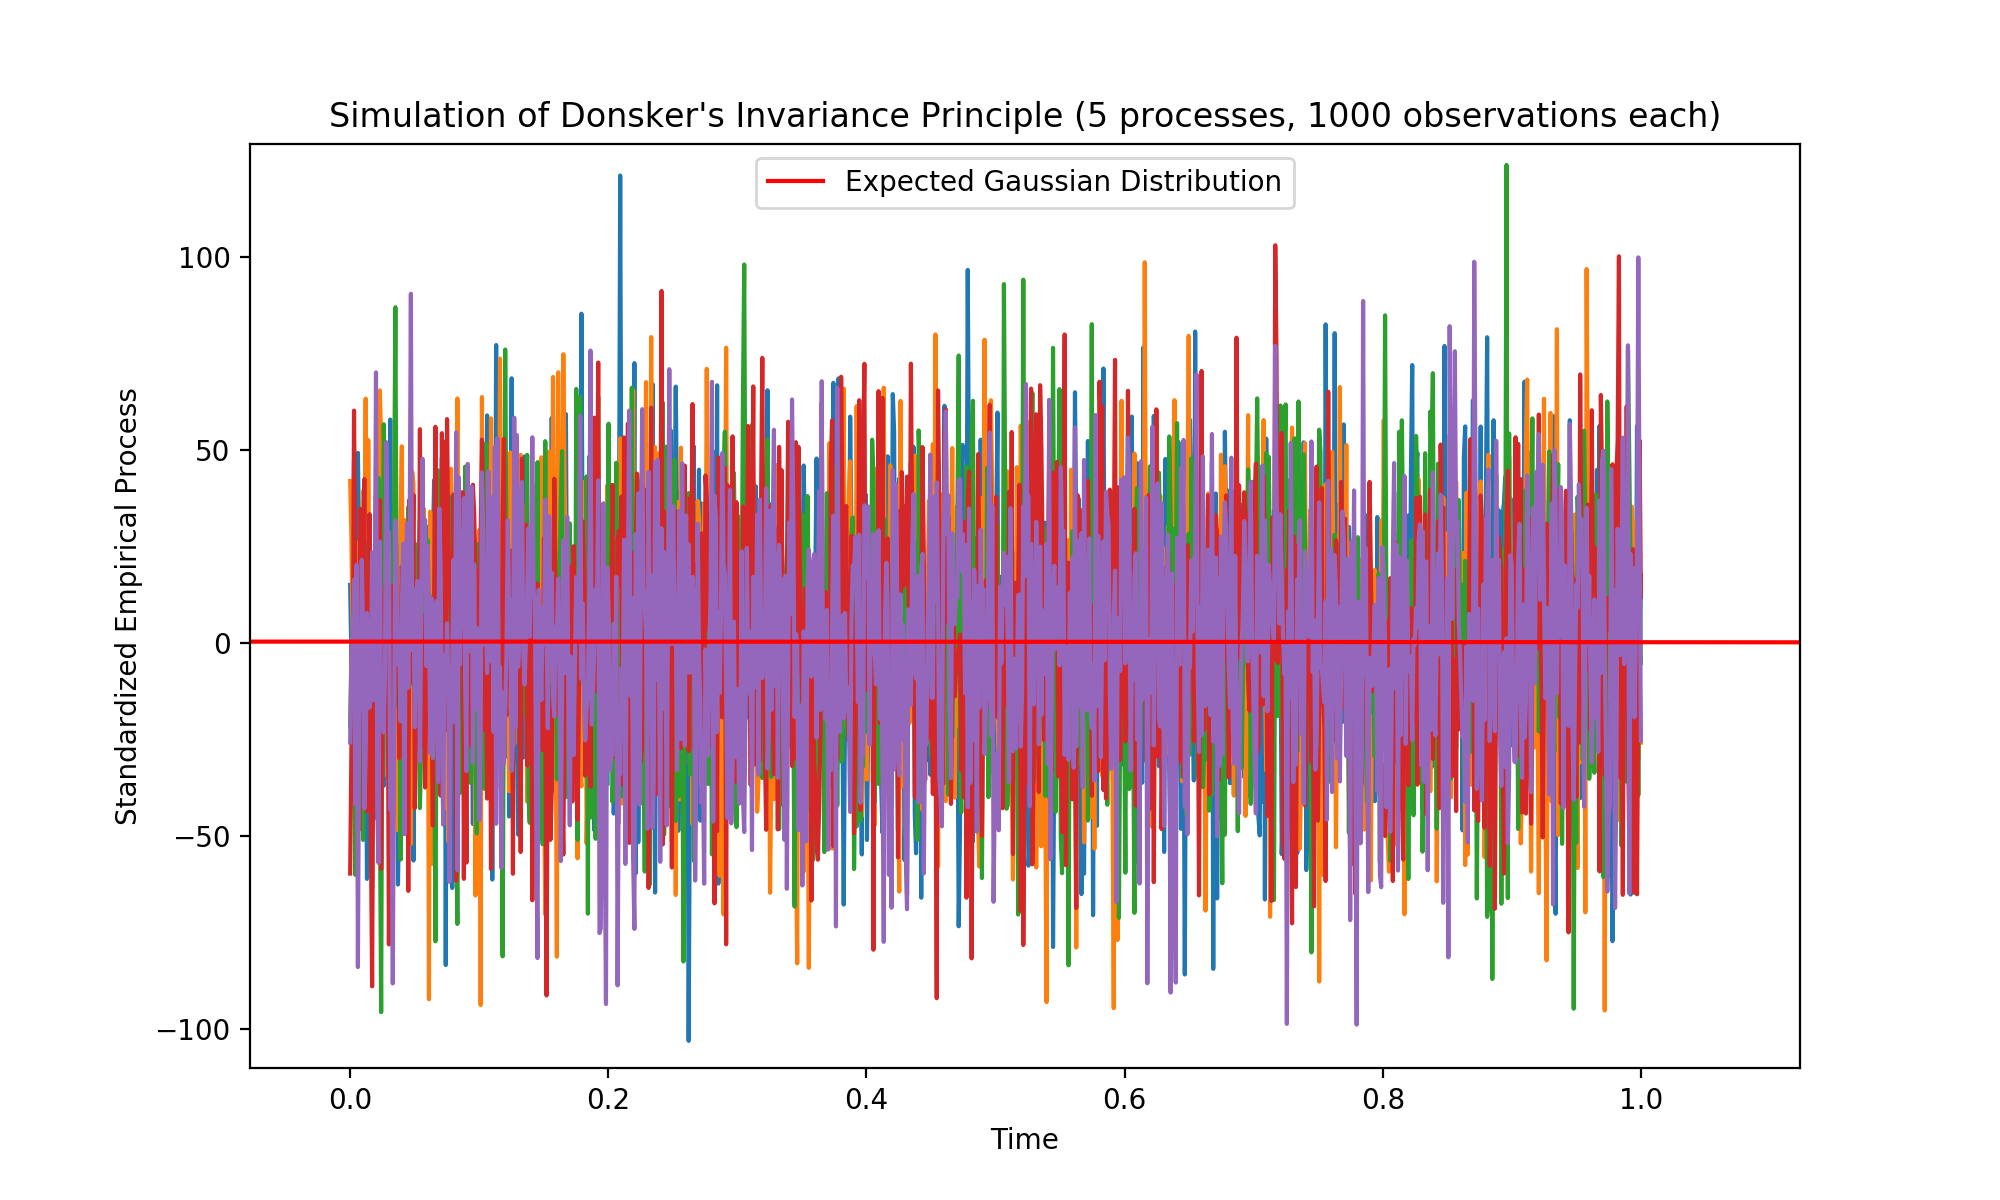

The Python source for this figure:
import numpy as np
import matplotlib.pyplot as plt
from scipy.stats import norm

# Set random seed for reproducibility
np.random.seed(42)

def empirical_process_sample(n):
    # Generate n samples from a standard normal distribution
    return np.random.randn(n)

def donsker_invariance_principle(n_samples, n_obs):
    # Generate n_samples empirical processes with n_obs observations each
    processes = np.array([empirical_process_sample(n_obs) for _ in range(n_samples)])

    # Apply Donsker's Invariance Principle
    standardized_processes = np.sqrt(n_obs) * (processes - processes.mean(axis=1)[:, np.newaxis])

    return standardized_processes

def plot_simulation_and_expected(n_samples, n_obs):
    # Generate standardized empirical processes using Donsker's Invariance Principle
    standardized_processes = donsker_invariance_principle(n_samples, n_obs)

    # Plot the simulated processes
    plt.figure(figsize=(10, 6))
    for i in range(n_samples):
        plt.plot(np.linspace(0, 1, n_obs), standardized_processes[i, :])

    # Plot the expected Gaussian distribution
    x = np.linspace(-3, 3, 1000)
    plt.plot(x, norm.pdf(x), 'r', label='Expected Gaussian Distribution')

    plt.title(f'Simulation of Donsker\'s Invariance Principle ({n_samples} processes, {n_obs} observations each)')
    plt.xlabel('Time')
    plt.ylabel('Standardized Empirical Process')
    plt.legend()
    plt.show()

# Parameters for simulation
num_samples = 5
num_observations = 1000

# Plot the simulation and compare with the expected Gaussian distribution
plot_simulation_and_expected(num_samples, num_observations)
